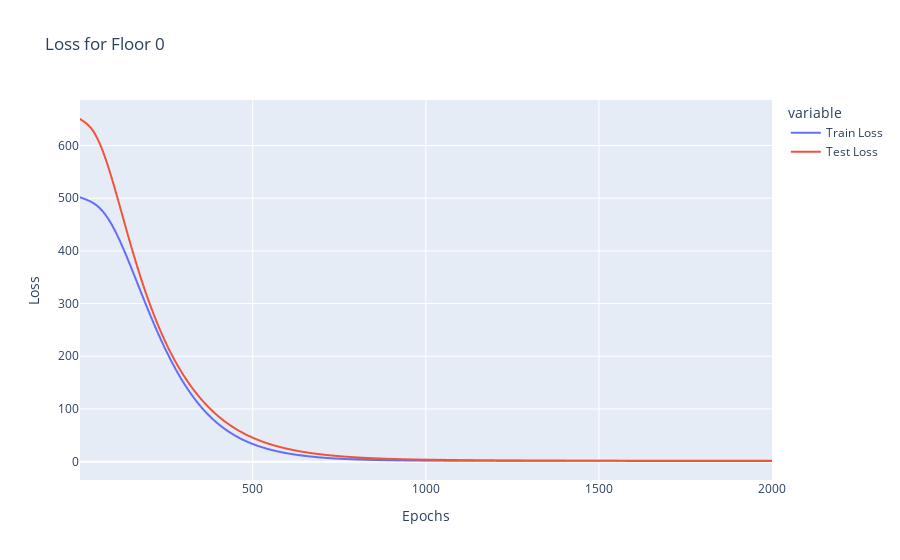
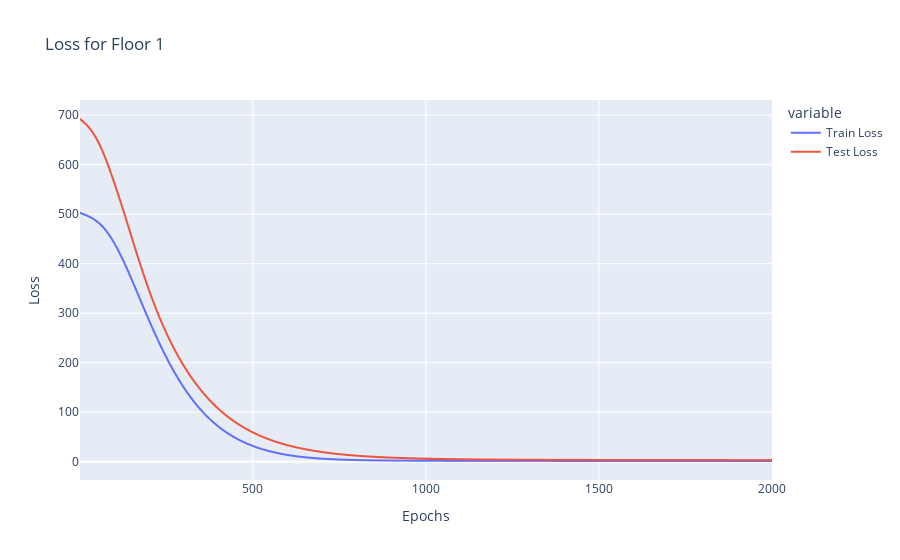
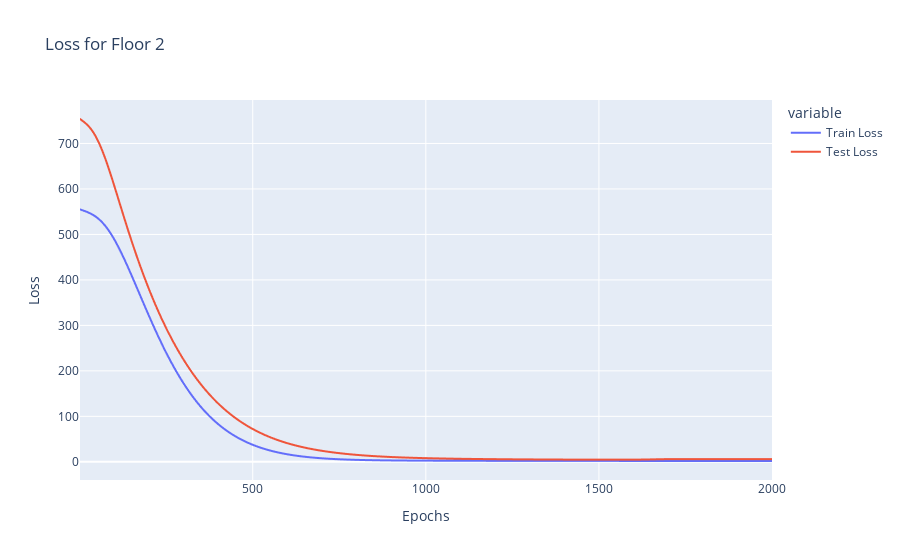
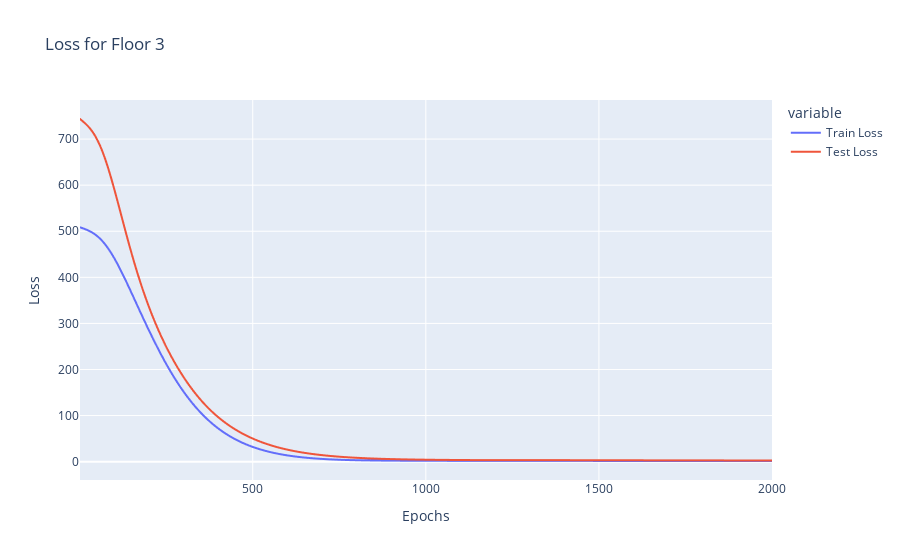

Notebook cell for these charts, in order:
### Code cell
# Loop over each floor
for i, df in enumerate(floor_dfs, start=0):
    # Load losses from the file
    with open(f'floor{i}_losses.txt', 'r') as file:
        lines = file.readlines()
    
    # Extract train and test losses
    train_losses = []
    test_losses = []
    is_test_loss = False
    
    for line in lines:
        if line.strip() == 'Train Losses:':
            is_test_loss = False
            continue
        elif line.strip() == 'Test Losses:':
            is_test_loss = True
            continue
        elif line.strip() == '':
            continue
        
        if not is_test_loss:
            train_losses.append(float(line.strip()))
        else:
            test_losses.append(float(line.strip()))
    
    
    # Create a DataFrame for losses
    epochs = range(1, len(train_losses) + 1)
    loss_data = {'Epochs': epochs, 'Train Loss': train_losses, 'Test Loss': test_losses}
    loss_df = pd.DataFrame(loss_data)
    
    # Plot using Plotly Express
    fig = px.line(loss_df, x='Epochs', y=['Train Loss', 'Test Loss'], title=f'Loss for Floor {i}')
    fig.update_layout(yaxis_title="Loss")
    fig.show()

### Figure 1 — Plotly figure (JSON) as saved in the notebook; plotly's stock layout.template omitted (floating-point values rounded to 4 significant figures; data arrays with more than 128 entries replaced by an {"elided": "..."} marker saying what was removed)
{"data": [{"hovertemplate": "variable=Train Loss<br>Epochs=%{x}<br>value=%{y}<extra></extra>", "legendgroup": "Train Loss", "line": {"color": "#636efa", "dash": "solid"}, "marker": {"symbol": "circle"}, "mode": "lines", "name": "Train Loss", "showlegend": true, "type": "scattergl", "x": {"elided": "2000 int values"}, "xaxis": "x", "y": {"elided": "2000 float values"}, "yaxis": "y"}, {"hovertemplate": "variable=Test Loss<br>Epochs=%{x}<br>value=%{y}<extra></extra>", "legendgroup": "Test Loss", "line": {"color": "#EF553B", "dash": "solid"}, "marker": {"symbol": "circle"}, "mode": "lines", "name": "Test Loss", "showlegend": true, "type": "scattergl", "x": {"elided": "2000 int values"}, "xaxis": "x", "y": {"elided": "2000 float values"}, "yaxis": "y"}], "layout": {"legend": {"title": {"text": "variable"}, "tracegroupgap": 0}, "title": {"text": "Loss for Floor 0"}, "xaxis": {"anchor": "y", "domain": [0, 1], "title": {"text": "Epochs"}}, "yaxis": {"anchor": "x", "domain": [0, 1], "title": {"text": "Loss"}}}}

### Figure 2 — Plotly figure (JSON) as saved in the notebook; plotly's stock layout.template omitted (floating-point values rounded to 4 significant figures; data arrays with more than 128 entries replaced by an {"elided": "..."} marker saying what was removed)
{"data": [{"hovertemplate": "variable=Train Loss<br>Epochs=%{x}<br>value=%{y}<extra></extra>", "legendgroup": "Train Loss", "line": {"color": "#636efa", "dash": "solid"}, "marker": {"symbol": "circle"}, "mode": "lines", "name": "Train Loss", "showlegend": true, "type": "scattergl", "x": {"elided": "2000 int values"}, "xaxis": "x", "y": {"elided": "2000 float values"}, "yaxis": "y"}, {"hovertemplate": "variable=Test Loss<br>Epochs=%{x}<br>value=%{y}<extra></extra>", "legendgroup": "Test Loss", "line": {"color": "#EF553B", "dash": "solid"}, "marker": {"symbol": "circle"}, "mode": "lines", "name": "Test Loss", "showlegend": true, "type": "scattergl", "x": {"elided": "2000 int values"}, "xaxis": "x", "y": {"elided": "2000 float values"}, "yaxis": "y"}], "layout": {"legend": {"title": {"text": "variable"}, "tracegroupgap": 0}, "title": {"text": "Loss for Floor 1"}, "xaxis": {"anchor": "y", "domain": [0, 1], "title": {"text": "Epochs"}}, "yaxis": {"anchor": "x", "domain": [0, 1], "title": {"text": "Loss"}}}}

### Figure 3 — Plotly figure (JSON) as saved in the notebook; plotly's stock layout.template omitted (floating-point values rounded to 4 significant figures; data arrays with more than 128 entries replaced by an {"elided": "..."} marker saying what was removed)
{"data": [{"hovertemplate": "variable=Train Loss<br>Epochs=%{x}<br>value=%{y}<extra></extra>", "legendgroup": "Train Loss", "line": {"color": "#636efa", "dash": "solid"}, "marker": {"symbol": "circle"}, "mode": "lines", "name": "Train Loss", "showlegend": true, "type": "scattergl", "x": {"elided": "2000 int values"}, "xaxis": "x", "y": {"elided": "2000 float values"}, "yaxis": "y"}, {"hovertemplate": "variable=Test Loss<br>Epochs=%{x}<br>value=%{y}<extra></extra>", "legendgroup": "Test Loss", "line": {"color": "#EF553B", "dash": "solid"}, "marker": {"symbol": "circle"}, "mode": "lines", "name": "Test Loss", "showlegend": true, "type": "scattergl", "x": {"elided": "2000 int values"}, "xaxis": "x", "y": {"elided": "2000 float values"}, "yaxis": "y"}], "layout": {"legend": {"title": {"text": "variable"}, "tracegroupgap": 0}, "title": {"text": "Loss for Floor 2"}, "xaxis": {"anchor": "y", "domain": [0, 1], "title": {"text": "Epochs"}}, "yaxis": {"anchor": "x", "domain": [0, 1], "title": {"text": "Loss"}}}}

### Figure 4 — Plotly figure (JSON) as saved in the notebook; plotly's stock layout.template omitted (floating-point values rounded to 4 significant figures; data arrays with more than 128 entries replaced by an {"elided": "..."} marker saying what was removed)
{"data": [{"hovertemplate": "variable=Train Loss<br>Epochs=%{x}<br>value=%{y}<extra></extra>", "legendgroup": "Train Loss", "line": {"color": "#636efa", "dash": "solid"}, "marker": {"symbol": "circle"}, "mode": "lines", "name": "Train Loss", "showlegend": true, "type": "scattergl", "x": {"elided": "2000 int values"}, "xaxis": "x", "y": {"elided": "2000 float values"}, "yaxis": "y"}, {"hovertemplate": "variable=Test Loss<br>Epochs=%{x}<br>value=%{y}<extra></extra>", "legendgroup": "Test Loss", "line": {"color": "#EF553B", "dash": "solid"}, "marker": {"symbol": "circle"}, "mode": "lines", "name": "Test Loss", "showlegend": true, "type": "scattergl", "x": {"elided": "2000 int values"}, "xaxis": "x", "y": {"elided": "2000 float values"}, "yaxis": "y"}], "layout": {"legend": {"title": {"text": "variable"}, "tracegroupgap": 0}, "title": {"text": "Loss for Floor 3"}, "xaxis": {"anchor": "y", "domain": [0, 1], "title": {"text": "Epochs"}}, "yaxis": {"anchor": "x", "domain": [0, 1], "title": {"text": "Loss"}}}}
